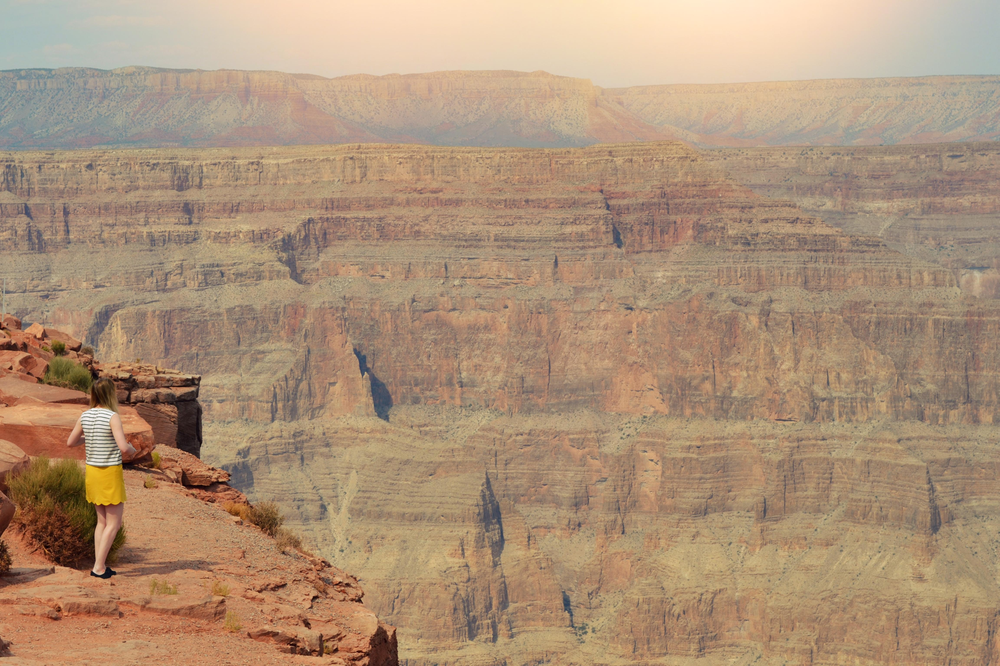
#> input picture data/hazy/GRCN.png, 1000 x 666 px, shrunk from 1844 x 1229 before the run, found by its file name
$ python sbte.py
#> lines starting #> are read from the running program, lines starting #| are printed output that depends on the picture; after the words box and inside, x2 and y2 are one past the last pixel; in counts of white or black regions, pixels touching at a corner belong together; long printed decimals are rounded
"""
Fast Single Image Dehazing Using Saturation Based Transmission Map Estimation
Original source
https://sites.google.com/view/ispl-pnu/software#h.y6sdafma686
Modified by Wonvin Kim, 09/04/22
"""

import cv2
import numpy as np
import math
from os import path as ospath
from skimage import morphology

BINS = 256
MAX_LEVEL = BINS - 1


def i2f(img):
    return img / MAX_LEVEL

def f2i(img):
    return np.uint8(np.around(img * MAX_LEVEL))


# Compute 'A' as described by Tang et al. (CVPR 2014)
def compute_A_Tang(img):
    h, w = img.shape[:2]

    dark_channel = morphology.erosion(np.min(img, 2), morphology.square(15))
    H, edges = np.histogram(dark_channel, 200)
    CDF = np.cumsum(H)
    idx = np.nonzero(CDF > h * w * 0.99)[0][0]
    threshold = edges[idx]
    mask = dark_channel >= threshold

    A = np.zeros(3)
    b, g, r = cv2.split(img)
    A[2] = np.median(r[mask])
    A[1] = np.median(g[mask])
    A[0] = np.median(b[mask])

    return A


# White balance using gray world assumption
def gray_world(img): # gray-world assumption algorithm
    b, g, r = cv2.split(img)

    R = np.empty(img.shape, img.dtype)

    # r,g,b channeldml 평균값
    mu_r = np.average(r)
    mu_g = np.average(g)
    mu_b = np.average(b)

    # ?
    R[..., 0] = np.minimum(b * (mu_g / mu_b), 1.0)
    R[..., 2] = np.minimum(r * (mu_g / mu_r), 1.0)
    R[..., 1] = g

    return  R

def normalize(img):
    R = np.empty(img.shape, img.dtype)

    for i in range(3):
        min = img[..., i].min()
        max = img[..., i].max()
        R[..., i] = (img[..., i] - min) / (max - min)
        R[..., i] = np.clip(R[..., i], 0.0, 1.0)

    return R

def get_value(img):
    return np.average(img, 2)

def get_saturation(img):
    return 1.0 - np.min(img, 2) / (np.average(img, 2) + np.finfo(np.float32).eps)


# Estimate saturation of scene radiance: 3 Stretch methods
# [6 lines left out: function estimate_saturation, not called in this run]

def estimate_saturation_quadratic(saturation): # Second Method
    return saturation * (2.0 - saturation)

def estimate_saturation_gamma(saturation, gamma): # Third Method
    R = (np.power(saturation, 1.0 / gamma) + 1.0 - np.power(1.0 - saturation, 1.0 / gamma)) / 2.0
    return np.maximum(R, saturation)

def estimate_TransimissionMap(value, i_saturation, j_saturation):
    R = 1.0 - value * (j_saturation - i_saturation) / j_saturation
    return np.clip(R, np.finfo(np.float32).eps, 1.0)

# map: transmission map, A: atmospheric light
def recover(img, map, A):
    J = np.empty(img.shape, img.dtype)

    for i in range(3):
        J[..., i] = (img[..., i] - A[i]) / map + A[i]
        J[..., i] = np.clip(J[..., i], 0.0, 1.0)

    return J

def adjust(img, percentile_low, percentile_high):
    R = np.empty(img.shape, img.dtype)

    low = np.percentile(img, percentile_low)
    high = np.percentile(img, percentile_high)

    for i in range(3):
        R[..., i] = (img[..., i] - low) / (high - low)
        R[..., i] = np.clip(R[..., i], 0.0, 1.0)

    return R

def clahe(img, clip):
  HSV = cv2.cvtColor(f2i(img), cv2.COLOR_BGR2HSV)
  clahe = cv2.createCLAHE(clipLimit=clip, tileGridSize=(8,8))
  HSV[..., 2] = clahe.apply(HSV[..., 2])
  return i2f(cv2.cvtColor(HSV, cv2.COLOR_HSV2BGR))


# Saturation Based Transmission Map Estimation
def SBTE(img, is_only_result=True):
    I = i2f(img) # image float화
    A = compute_A_Tang(I) # A 값

    # Compute white balanced A
    I_WB = gray_world(I) # get White Blance I(Hazy image)
    A_WB = compute_A_Tang(I_WB)

    '''
    Parameter set
    - parameters for adjust: PER_LOW = 0.5, PER_HIGH = 99.9 (PER: percentile)
    - parameters for selecting two branch: EPSILON = (0.0, 0.1)
    - parameters for clahe: CLIP = 1 (0, 2)
    '''
    PER_HIGH = 99.9
    PER_LOW = 0.5
    EPSILON = 0.02
    CLIP = 1

    # Phase I - Normal
    if np.max(A) - np.min(A) < np.max(A_WB) - np.min(A_WB) + EPSILON:
        print('Phase I - Normal')
        phase = 1

    # Phase II - White Balance
    else:
        print('Phase II - White Balance')
        phase = 2
        A = A_WB

    out = np.empty(I.shape, I.dtype)
    cv2.imwrite('dehaze/outputs/result/sbte_test.jpg', A)
    print(A)
    print(np.shape(A))
    print(A.dtype)

    for i in range(3):
        out[..., i] = I[..., i] / A[i]

    out = normalize(out)
    value = get_value(out)
    i_saturation = get_saturation(out)

    # j_saturation = estimate_saturation(i_saturation, 2.0)
    # j_saturation = estimate_saturation_quadratic(i_saturation)
    j_saturation = estimate_saturation_gamma(i_saturation, 0.2)

    transmission_map = estimate_TransimissionMap(value, i_saturation, j_saturation)
    J = recover(I, transmission_map, A)
    J = adjust(J, PER_LOW, PER_HIGH) # 0.5 ~ 99.9

    if phase == 2: J = gray_world(J)

    J_enhanced = clahe(J, CLIP)
    J_enhanced = f2i(J_enhanced)
    J = f2i(J)

    return J if is_only_result else (J, J_enhanced, f2i(transmission_map), phase)

import os

if __name__ == "__main__":
    DIR = 'dehaze/outputs/result'
    file_name = 'GRCN.png'
    O_PATH = ospath.join(DIR, "sbte_"+file_name)
    I_PATH = ospath.join('./data/hazy', file_name)

    I = cv2.imread(I_PATH)
#> I is the input picture: shape (666, 1000, 3); mean B, G, R 119.9, 145.3, 172.6
    J, J_enhanced, transmission_map, phase = SBTE(I, is_only_result=False)
#> in compute_A_Tang, `H, edges = np.histogram(dark_channel, 200)`: H = 200 values, max 26401 at index 91, min 22 at index 151, mean 3330; edges = 201 values from 0 to 0.8
#> in compute_A_Tang, `CDF = np.cumsum(H)`: CDF = 200 values from 9380 to 666000
#> in compute_A_Tang, `idx = np.nonzero(CDF > h * w * 0.99)[0][0]`: idx = 186
#> in compute_A_Tang, `threshold = edges[idx]`: threshold = 0.744
#> in compute_A_Tang, `mask = dark_channel >= threshold`:
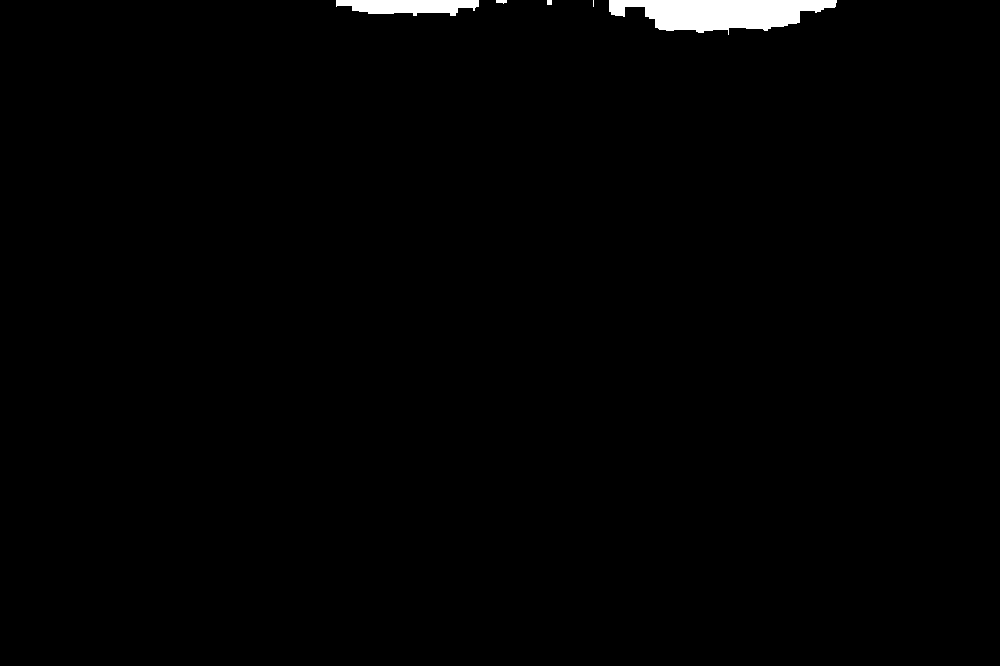
#> mask: shape (666, 1000) bool; 1% white; 5 white regions (1 under 20 px), largest, box (x1, y1, x2, y2) and area: (609, 0, 837, 35) 5142, (336, 0, 479, 16) 1679, (496, 0, 507, 4) 34, (547, 0, 552, 5) 25
#> in compute_A_Tang, `b, g, r = cv2.split(img)`:
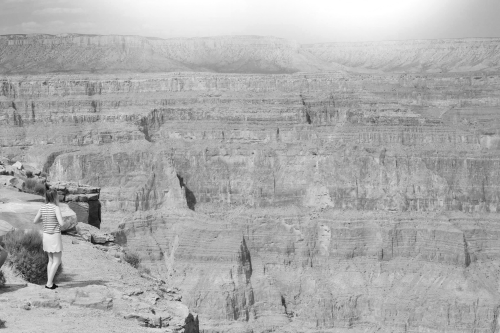
#> r: shape (666, 1000) float64 (shown at 1/2 size); min 0.0235, max 1, mean 0.677
#> in SBTE, `A = compute_A_Tang(I)`: A = [0.769, 0.89, 1]
#> in gray_world, `mu_r = np.average(r)`: mu_r = 0.677
#> in gray_world, `mu_g = np.average(g)`: mu_g = 0.57
#> in gray_world, `mu_b = np.average(b)`: mu_b = 0.47
#> in compute_A_Tang (call 2), `dark_channel = morphology.erosion(np.min(img, 2), morphology.square(15))`:
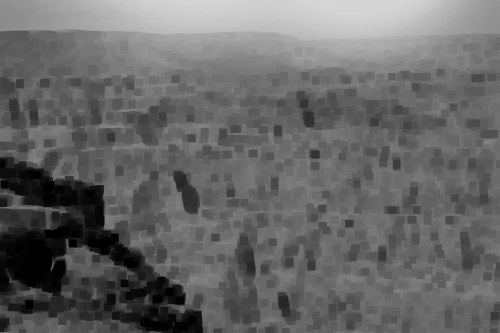
#> dark_channel: shape (666, 1000) float64 (shown at 1/2 size); min 0, max 0.842, mean 0.405
#> in compute_A_Tang (call 2), `H, edges = np.histogram(dark_channel, 200)`: H = 200 values, max 23803 at index 94, min 6 at index 26, mean 3330; edges = 201 values from 0 to 0.842
#> in compute_A_Tang (call 2), `CDF = np.cumsum(H)`: CDF = 200 values from 7049 to 666000
#> in compute_A_Tang (call 2), `idx = np.nonzero(CDF > h * w * 0.99)[0][0]`: idx = 196
#> in compute_A_Tang (call 2), `threshold = edges[idx]`: threshold = 0.825
#> in SBTE, `A_WB = compute_A_Tang(I_WB)`: A_WB = [0.927, 0.89, 0.842]
#| [0.9273 0.8902 0.8422]
#| (3,)
#| float64
#> the loop in normalize, `for i in range(3):` made 3 passes
#> (min, max) on passes 1 to 3: (0, 1.08), (0, 1.12), (0.0279, 1.19)
#> after the loop in recover, `for i in range(3):`:
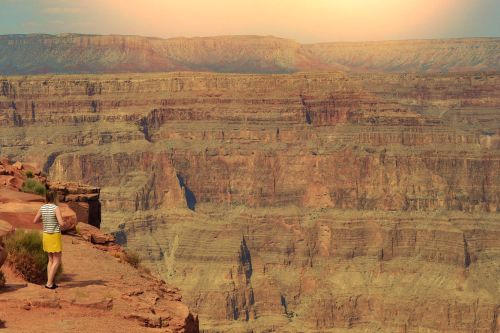
#> J: shape (666, 1000, 3) float64 (shown at 1/2 size); mean B, G, R 0.336, 0.48, 0.631
#> in adjust, `low = np.percentile(img, percentile_low)`: low = 0.0746
#> in adjust, `high = np.percentile(img, percentile_high)`: high = 1
#> in gray_world (call 2), `b, g, r = cv2.split(img)`:
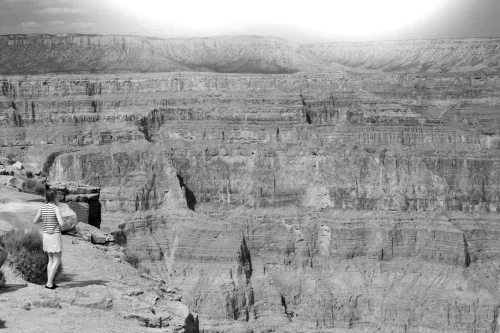
#> r: shape (666, 1000) float64 (shown at 1/2 size); min 0, max 1, mean 0.601
#> in gray_world (call 2), `mu_r = np.average(r)`: mu_r = 0.601
#> in gray_world (call 2), `mu_g = np.average(g)`: mu_g = 0.438
#> in gray_world (call 2), `mu_b = np.average(b)`: mu_b = 0.282
#> in gray_world (call 2), `R[..., 2] = np.minimum(r * (mu_g / mu_r), 1.0)`:
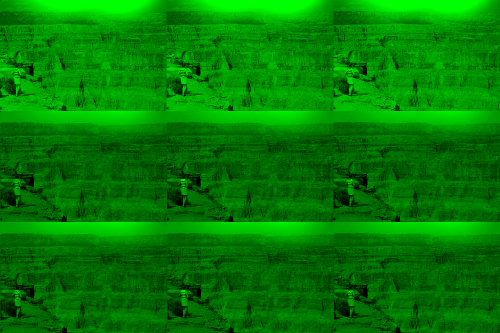
#> R: shape (666, 1000, 3) float64 (shown at 1/2 size); mean of channels 0, 1, 2 0.4, 125.5, 0.4; drawn as B, G, R
#> in i2f (call 2), `return img / MAX_LEVEL`:
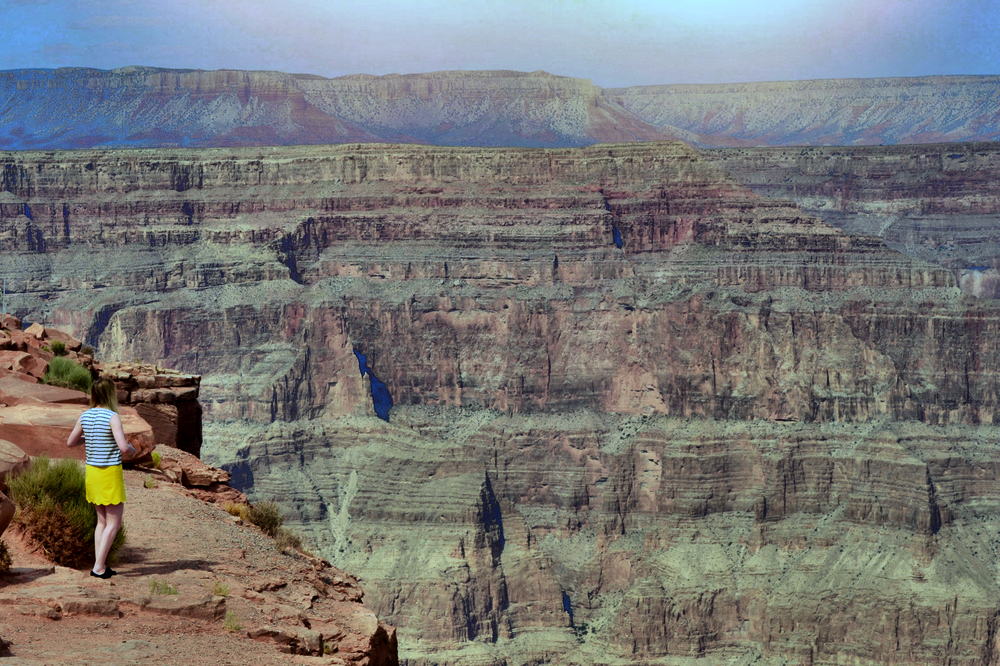
#> returned value: shape (666, 1000, 3) float64; mean of channels 0, 1, 2 0.462, 0.467, 0.469; drawn as B, G, R
#> phase = 2

    cv2.imwrite(O_PATH, J)
    cv2.imshow('Haze image', I)
    cv2.imshow('Dehazed image', J / MAX_LEVEL)

    # [17 lines of commented-out code are left out]

    cv2.waitKey()
    cv2.destroyAllWindows()

$ run again, with assessment/images/0001-0.jpg saved as data/hazy/GRCN.png
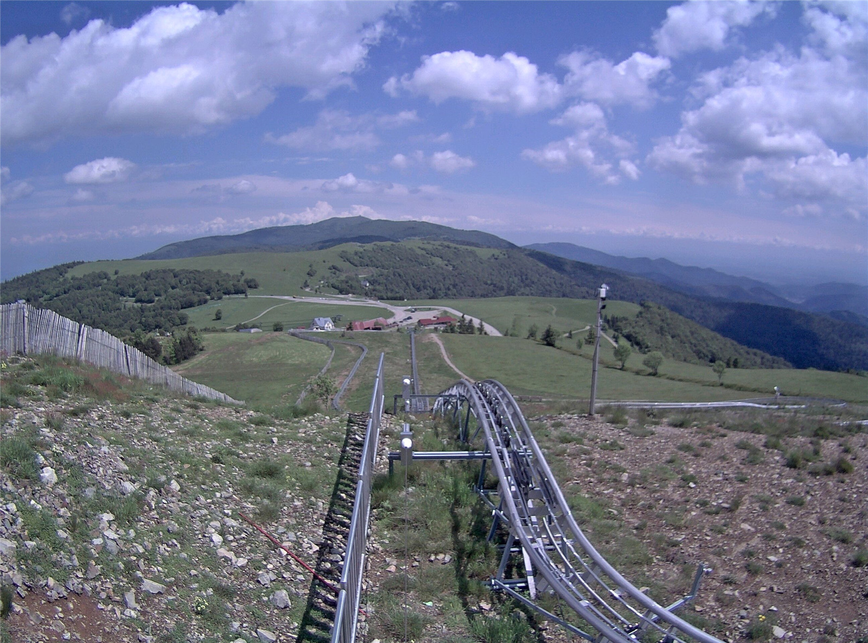
#> input picture assessment/images/0001-0.jpg, 868 x 643 px, shrunk from 1600 x 1185 before the run, found by its file name
#> I is the input picture: shape (643, 868, 3); mean B, G, R 145.6, 120, 113.3
#> H = 200 values, max 16509 at index 0, min 1 at index 195, mean 2790.6; edges = 201 values from 0 to 0.827
#> CDF = 200 values from 16509 to 558124
#> idx = 156
#> threshold = 0.645
#> mask: shape (643, 868) bool; 1.1% white; 17 white regions (5 under 20 px), largest, box (x1, y1, x2, y2) and area: (433, 59, 532, 99) 1700, (130, 56, 224, 97) 1629, (731, 70, 814, 130) 1237
#> in SBTE, `A = compute_A_Tang(I)`: A = [0.992, 0.784, 0.769]
#> mu_r = 0.444
#> mu_g = 0.471
#> mu_b = 0.571
#> mask: shape (643, 868) bool; 1.1% white; 11 white regions (2 under 20 px), largest, box (x1, y1, x2, y2) and area: (433, 59, 531, 98) 1582, (130, 57, 224, 96) 1570, (731, 69, 857, 129) 1512
#> A_WB = [0.818, 0.784, 0.814]
#| [0.8179 0.7843 0.814]
#| (3,)
#| float64
#> the loop in normalize, `for i in range(3):` made 3 passes
#> max on passes 1 to 3: 1.22, 1.27, 1.23
#> after the loop in recover, `for i in range(3):`:
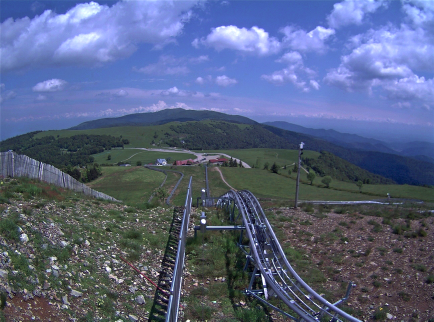
#> J: shape (643, 868, 3) float64 (shown at 1/2 size); mean B, G, R 0.512, 0.389, 0.345
#> low = 0.0677
#> high = 1
#> mu_r = 0.298
#> mu_g = 0.344
#> mu_b = 0.477
#> in gray_world (call 2), `R[..., 2] = np.minimum(r * (mu_g / mu_r), 1.0)`:
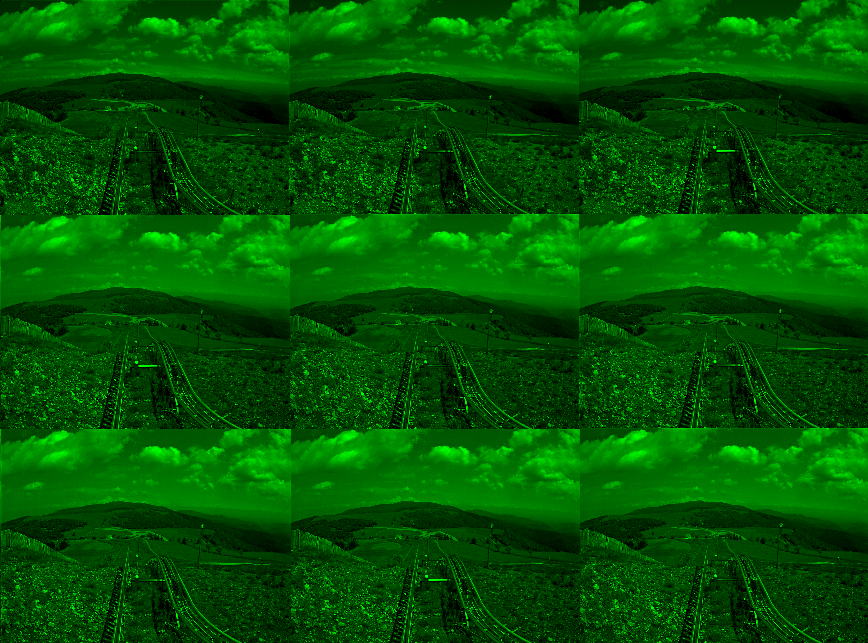
#> R: shape (643, 868, 3) float64; mean of channels 0, 1, 2 0.3, 83.8, 0.3; drawn as B, G, R
#> phase = 2

$ run again, with assessment/images/0001-1.jpg saved as data/hazy/GRCN.png
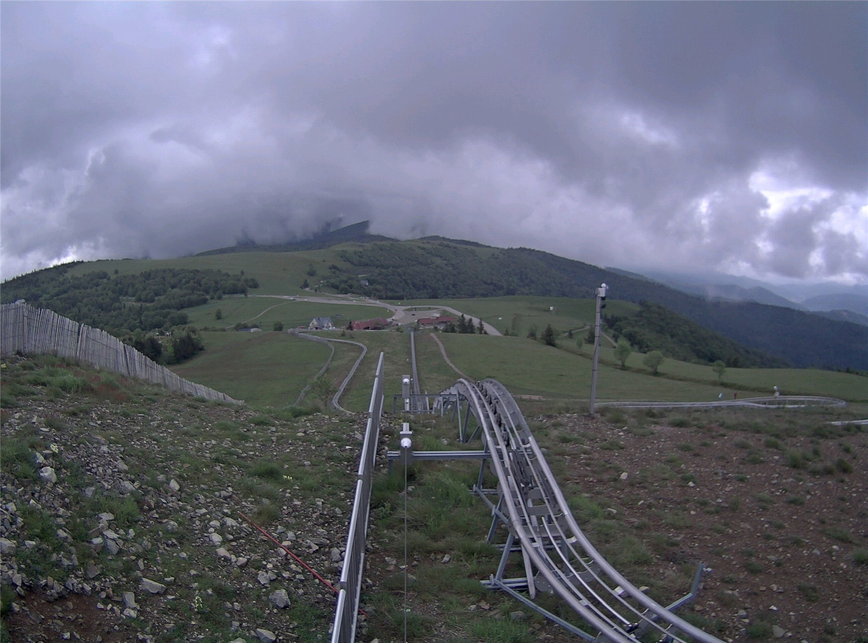
#> input picture assessment/images/0001-1.jpg, 868 x 643 px, shrunk from 1600 x 1185 before the run, found by its file name
#> I is the input picture: shape (643, 868, 3); mean B, G, R 118.6, 104.3, 101.2
#> H = 200 values, max 15565 at index 26, min 0 at index 196, mean 2790.6; edges = 201 values from 0 to 0.875
#> CDF = 200 values from 6027 to 558124
#> idx = 159
#> threshold = 0.695
#> mask: shape (643, 868) bool; 1.2% white; 11 white regions (4 under 20 px), largest, box (x1, y1, x2, y2) and area: (92, 0, 232, 71) 3902, (753, 174, 823, 213) 1096, (833, 201, 868, 247) 854
#> in SBTE, `A = compute_A_Tang(I)`: A = [0.933, 0.757, 0.741]
#> mu_r = 0.397
#> mu_g = 0.409
#> mu_b = 0.465
#> mask: shape (643, 868) bool; 1.1% white; 9 white regions (3 under 20 px), largest, box (x1, y1, x2, y2) and area: (85, 0, 226, 70) 3853, (754, 175, 816, 212) 822, (834, 201, 868, 247) 792, (209, 120, 248, 140) 339, (239, 0, 264, 3) 51, (164, 150, 181, 154) 50
#> A_WB = [0.821, 0.761, 0.759]
#| [0.821 0.7608 0.7595]
#| (3,)
#| float64
#> the loop in normalize, `for i in range(3):` made 3 passes
#> max on passes 1 to 3: 1.22, 1.31, 1.32
#> after the loop in recover, `for i in range(3):`:
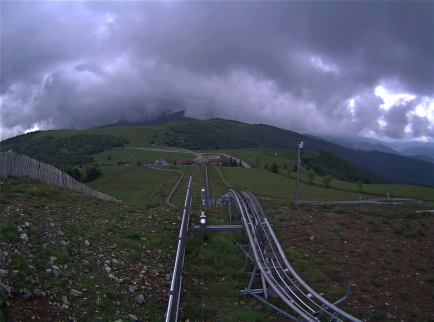
#> J: shape (643, 868, 3) float64 (shown at 1/2 size); mean B, G, R 0.398, 0.332, 0.317
#> low = 0.0634
#> high = 1
#> mu_r = 0.271
#> mu_g = 0.287
#> mu_b = 0.357
#> in gray_world (call 2), `R[..., 1] = g`:
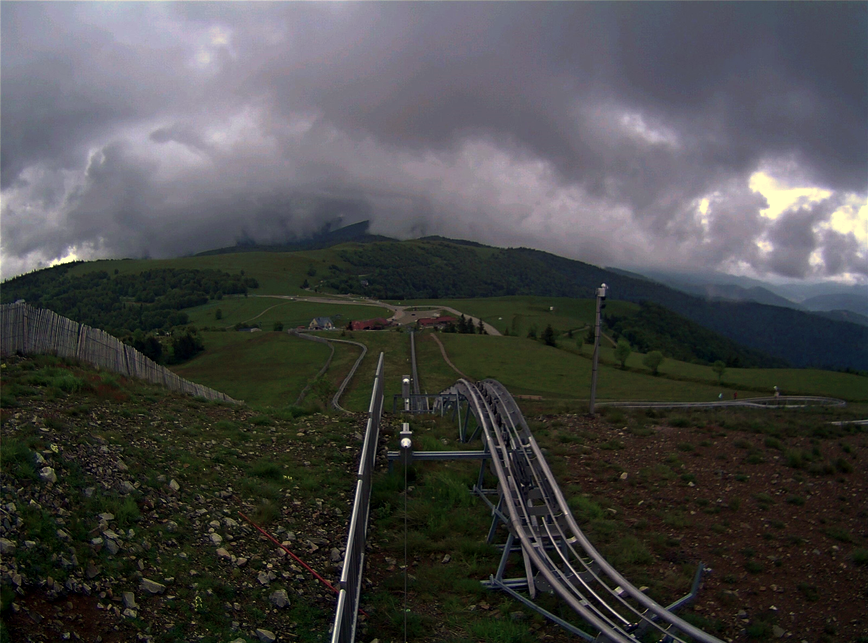
#> R: shape (643, 868, 3) float64; mean of channels 0, 1, 2 0.287, 0.287, 0.287; drawn as B, G, R
#> phase = 2
